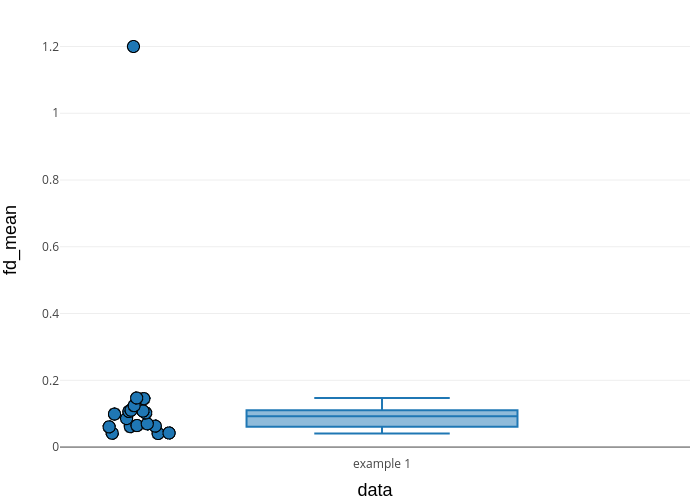

Here is the Python script that generated this plot:
# Get this figure: fig = py.get_figure("https://plot.ly/~sarenseeley/21/")
# Get this figure's data: data = py.get_figure("https://plot.ly/~sarenseeley/21/").get_data()
# Add data to this figure: py.plot(Data([Scatter(x=[1, 2], y=[2, 3])]), filename ="Plot 21", fileopt="extend")
# Get y data of first trace: y1 = py.get_figure("https://plot.ly/~sarenseeley/21/").get_data()[0]["y"]

# Get figure documentation: https://plot.ly/python/get-requests/
# Add data documentation: https://plot.ly/python/file-options/

# If you're using unicode in your file, you may need to specify the encoding.
# You can reproduce this figure in Python with the following code!

# Learn about API authentication here: https://plot.ly/python/getting-started
# Find your api_key here: https://plot.ly/settings/api

import plotly.plotly as py
from plotly.graph_objs import *
py.sign_in('username', 'api_key')
trace1 = {
    "line": {"color": "rgba(31,119,180,1)"}, 
    "name": "data", 
    "type": "box", 
    "xsrc": "sarenseeley:20:4e046e", 
    "x": ["example 1", "example 1", "example 1", "example 1", "example 1", "example 1", "example 1", "example 1", "example 1", "example 1", "example 1", "example 1", "example 1", "example 1", "example 1", "example 1", "example 1", "example 1"], 
    "ysrc": "sarenseeley:20:ab17b2", 
    "y": [0.062761749, 0.069548301, 1.2, 0.106722959, 0.107913332, 0.098811028, 0.147040802, 0.145063702, 0.124137486, 0.085251371, 0.102119294, 0.110388611, 0.061137365, 0.06445587, 0.060540812, 0.040621786, 0.041287255, 0.042188746], 
    "frame": None, 
    "xaxis": "x", 
    "yaxis": "y", 
    "jitter": 0.3, 
    "marker": {
      "line": {
        "color": "black", 
        "width": 1
      }, 
      "size": 12, 
      "color": "rgba(31,119,180,1)"
    }, 
    "pointpos": -1.8, 
    "boxpoints": "all", 
    "fillcolor": "rgba(31,119,180,0.5)"
  }
data = Data([trace1])
layout = {
    "xaxis": {
      "type": "category", 
      "title": "data", 
      "domain": [0, 1], 
      "titlefont": {
        "size": 18, 
        "color": "black", 
        "family": "Arial, sans-serif"
      }, 
      "automargin": True, 
      "categoryarray": ["example 1"], 
      "categoryorder": "array"
    }, 
    "yaxis": {
      "title": "fd_mean", 
      "domain": [0, 1], 
      "titlefont": {
        "size": 18, 
        "color": "black", 
        "family": "Arial, sans-serif"
      }, 
      "automargin": True
    }, 
    "margin": {
      "b": 40, 
      "l": 60, 
      "r": 10, 
      "t": 25
    }, 
    "hovermode": "closest", 
    "showlegend": False
  }
fig = Figure(data=data, layout=layout)
plot_url = py.plot(fig)
